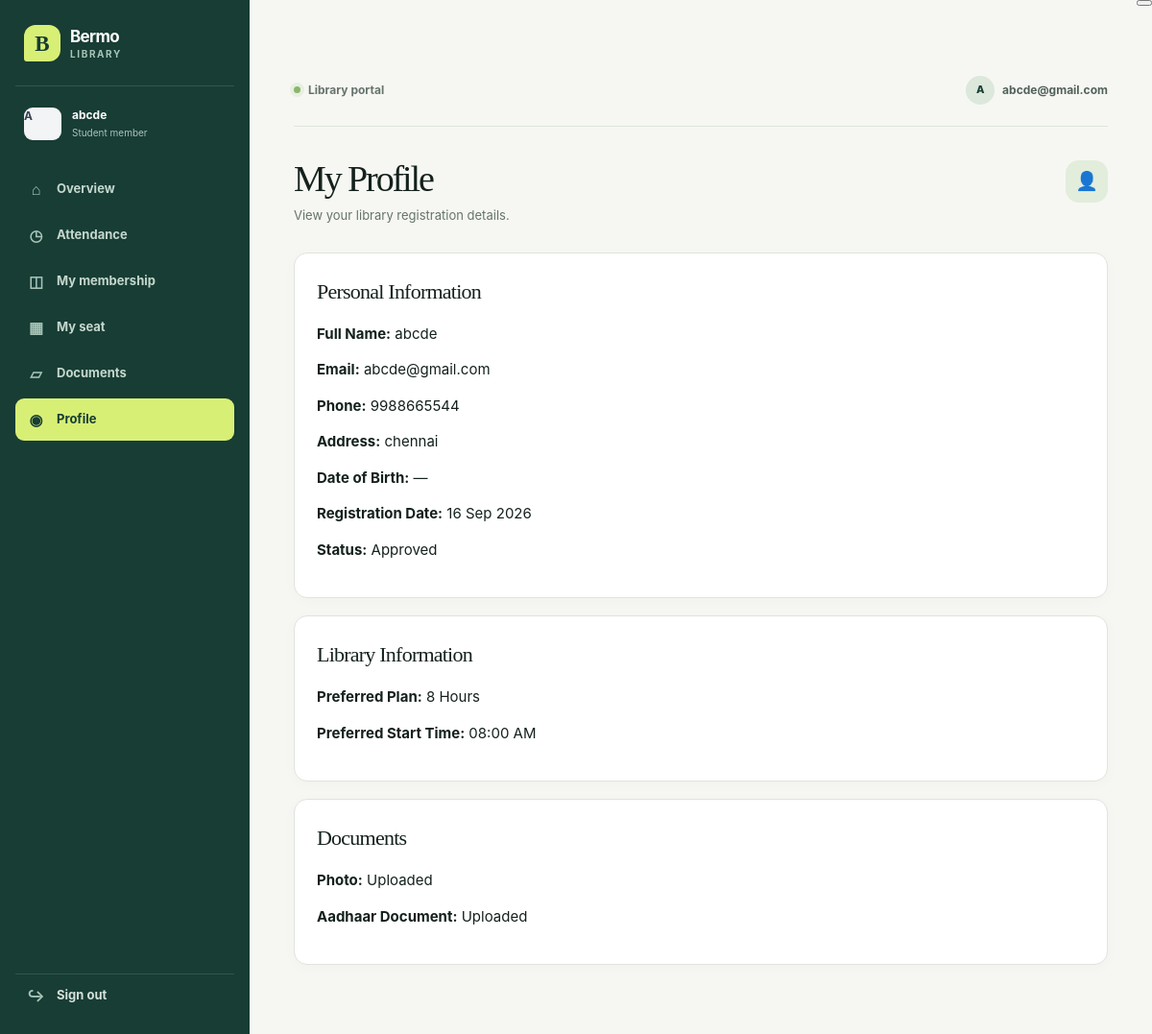
Page /students/profile/ (signed in) on the committed database.
### accounts/models.py (models this page shows, shortened)
class User(AbstractUser):
    ROLE_CHOICES = [
        ("ADMIN", "Admin"),
        ("OWNER", "Owner"),
        ("STUDENT", "Student"),
    ]
    role = models.CharField(
        max_length=20,
        choices=ROLE_CHOICES,
        default="STUDENT"
    )

### students/models.py (models this page shows, shortened)
class StudentProfile(models.Model):
    STATUS_CHOICES = [
        ("PENDING", "Pending Approval"),
        ("APPROVED", "Approved"),
        ("REJECTED", "Rejected"),
        ("UNREGISTERED", "Unregistered"),
    ]
    student_id = models.AutoField(primary_key=True)
    user = models.OneToOneField(
        settings.AUTH_USER_MODEL,
        on_delete=models.CASCADE,
        related_name="student_profile"
    )
    full_name = models.CharField(
        max_length=150
    )
    email = models.EmailField(
        unique=True,
    )
    phone = models.CharField(
        max_length=15
    )
    address = models.TextField(
        blank=True
    )
    date_of_birth = models.DateField(
        null=True,
        blank=True
    )
    photo = models.ImageField(
        upload_to="students/photos/",
        null=True,
        blank=True
    )
    aadhaar_document = models.FileField(
        upload_to="students/aadhaar/",
        null=True,
        blank=True
    )
    registration_date = models.DateField(
        auto_now_add=True
    )
    status = models.CharField(
        max_length=20,
        choices=STATUS_CHOICES,
        default="PENDING"
    )
    preferred_plan = models.ForeignKey(
    "library.SubscriptionPlan",
    on_delete=models.PROTECT,
    null=True,
    blank=True,
    related_name="preferred_students"
    )
    preferred_time_slot = models.ForeignKey(
    "library.TimeSlot",
    on_delete=models.PROTECT,
    null=True,
    blank=True,
    related_name="preferred_students"
    )
    approved_by = models.ForeignKey(
        settings.AUTH_USER_MODEL,
        on_delete=models.SET_NULL,
        null=True,
        blank=True,
        related_name="approved_students"
    )
    approved_at = models.DateTimeField(
        null=True,
        blank=True
    )
    rejection_reason = models.TextField(
        blank=True
    )

### library/models.py (models this page shows, shortened)
class SubscriptionPlan(models.Model):
    plan_id = models.AutoField(primary_key=True)
    name = models.CharField(max_length=100)
    hours_per_day = models.PositiveIntegerField()
    duration_days = models.PositiveIntegerField()
    fee = models.DecimalField(
        max_digits=10,
        decimal_places=2
    )
    is_active = models.BooleanField(default=True)

class TimeSlot(models.Model):
    slot_id = models.AutoField(primary_key=True)
    name = models.CharField(max_length=100)
    start_time = models.TimeField()
    is_active = models.BooleanField(default=True)
    class Meta:
        ordering = ["start_time", "name"]

### students/views.py (the view)
# urls.py: path("profile/",views.profile,name="students_profile"),
@login_required
def profile(request):
    student = get_object_or_404(
        StudentProfile.objects.select_related(
            "user",
            "preferred_plan",
            "preferred_time_slot",
        ),
        user=request.user,
    )
    return render(
        request,
        "students/profile.html",
        {
            "student": student,
        },
    )

### templates/students/profile.html (shortened to what this page needs)
{% extends "base.html" %}
{% block content %}
<div class="dashboard-header">
    <div>
        <h1>My Profile</h1>
        <p>View your library registration details.</p>
    </div>
    <div class="profile-icon">
        👤
    </div>
</div>
<div class="card">
    <div class="section-header">
        <h3>Personal Information</h3>
    </div>
    <div class="profile-details">
        <p>
            <strong>Full Name:</strong>
            {{ student.full_name }}
        </p>
        <p>
            <strong>Email:</strong>
            {{ student.email }}
        </p>
        <p>
            <strong>Phone:</strong>
            {{ student.phone }}
        </p>
        <p>
            <strong>Address:</strong>
            {% if student.address %}
                {{ student.address }}
            {% else %}
                —
            {% endif %}
        </p>
        <p>
            <strong>Date of Birth:</strong>
            {% if student.date_of_birth %}
                {{ student.date_of_birth|date:"d M Y" }}
            {% else %}
                —
            {% endif %}
        </p>
        <p>
            <strong>Registration Date:</strong>
            {{ student.registration_date|date:"d M Y" }}
        </p>
        <p>
            <strong>Status:</strong>
            {{ student.get_status_display }}
        </p>
    </div>
</div>
<div class="card">
    <div class="section-header">
        <h3>Library Information</h3>
    </div>
    <div class="profile-details">
        <p>
            <strong>Preferred Plan:</strong>
            {% if student.preferred_plan %}
                {{ student.preferred_plan.name }}
            {% else %}
                —
            {% endif %}
        </p>
        <p>
            <strong>Preferred Start Time:</strong>
            {% if student.preferred_time_slot %}
                {{ student.preferred_time_slot.start_time|time:"h:i A" }}
            {% else %}
                —
            {% endif %}
        </p>
    </div>
</div>
<div class="card">
    <div class="section-header">
        <h3>Documents</h3>
    </div>
    <div class="profile-details">
        <p>
            <strong>Photo:</strong>
            {% if student.photo %}
                Uploaded
            {% else %}
                Not Uploaded
            {% endif %}
        </p>
        <p>
            <strong>Aadhaar Document:</strong>
            {% if student.aadhaar_document %}
                Uploaded
            {% else %}
                Not Uploaded
            {% endif %}
        </p>
    </div>
</div>
{% endblock %}

### templates/base.html (shortened to what this page needs)
<!DOCTYPE html>
<html lang="en">
<head>
    <link rel="stylesheet" href="/static/css/main.css">
</head>
<body class="student-page">
    <div class="student-shell">
        <header class="student-mobile-header">
            <a class="brand brand-compact" href="{% url 'students_dashboard' %}">
                <span class="brand-mark">B</span><span><strong>Bermo</strong><small>Library</small></span>
            </a>
            <button type="button" class="student-menu-toggle" id="studentMenuButton" aria-label="Open navigation" aria-expanded="false"></button>
        </header>
        <aside class="student-sidebar" id="studentSidebar">
            <a class="brand" href="{% url 'students_dashboard' %}">
                <span class="brand-mark">B</span>
                <span><strong>Bermo</strong><small>Library</small></span>
            </a>
            <div class="student-profile-summary">
                <span class="student-avatar student-avatar-large">{{ request.user.username|first|upper }}</span>
                <div><strong>{{ request.user.student_profile.full_name|default:request.user.username }}</strong><span>Student member</span></div>
            </div>
            <nav class="student-nav" aria-label="Student navigation">
                <a href="{% url 'students_dashboard' %}" class="{% if request.resolver_match.url_name == 'students_dashboard' %}active{% endif %}"><span>⌂</span>Overview</a>
                <a href="{% url 'attendance:page' %}" class="{% if request.resolver_match.app_name == 'attendance' %}active{% endif %}"><span>◷</span>Attendance</a>
                <a href="{% url 'students_subscriptions' %}" class="{% if request.resolver_match.url_name == 'students_subscriptions' %}active{% endif %}"><span>◫</span>My membership</a>
                <a href="{% url 'students_seat' %}" class="{% if request.resolver_match.url_name == 'students_seat' %}active{% endif %}"><span>▦</span>My seat</a>
                <a href="{% url 'students_documents' %}" class="{% if request.resolver_match.url_name == 'students_documents' %}active{% endif %}"><span>▱</span>Documents</a>
                <a href="{% url 'students_profile' %}" class="{% if request.resolver_match.url_name == 'students_profile' %}active{% endif %}"><span>◉</span>Profile</a>
            </nav>
            <a class="sidebar-signout" href="{% url 'logout' %}"><span>↪</span>Sign out</a>
        </aside>
        <main class="student-main-content">
            <div class="student-topbar">
                <p><span class="live-dot"></span>Library portal</p>
                <div class="student-topbar-user"><span>{{ request.user.username|first|upper }}</span><strong>{{ request.user.username }}</strong></div>
            </div>
            {% block content %}{% endblock %}
        </main>
    </div>
</body>
</html>

### rows in the picture
User: user.username|first "A", user.student_profile.full_name "abcde", user.username "abcde@gmail.com"
StudentProfile: full_name "abcde", email "abcde@gmail.com", phone "9988665544", address "chennai", registration_date "16 Sep 2026", status "Approved", preferred_plan.name "8 Hours", preferred_time_slot.start_time "08:00 AM"
